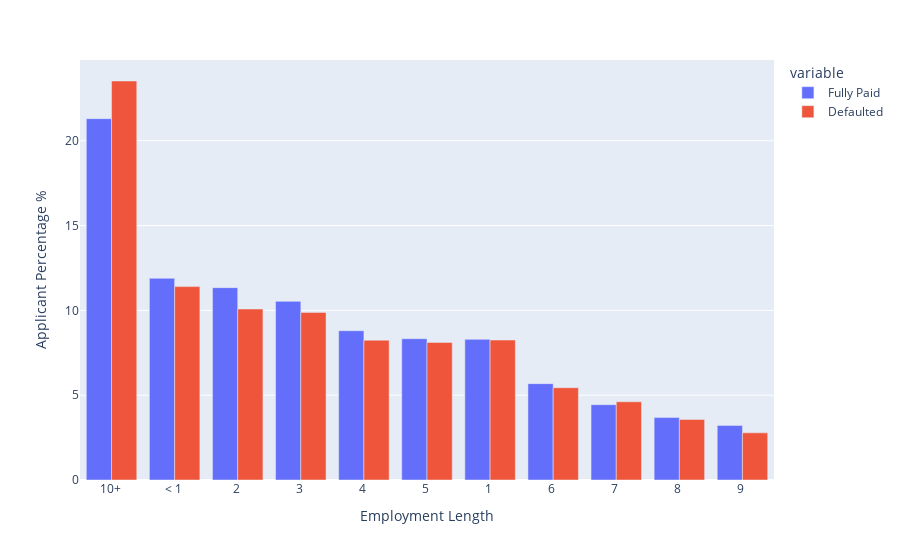

The notebook cell this image was saved under:
### Code cell
fig = px.bar(data_emp[data_emp.index!='nan'], x=data_emp[data_emp.index!='nan'].index, y=['Fully Paid','Defaulted'],
             labels={'x':'Employment Length', 'value': 'Applicant Percentage %'}, barmode='group')
fig.show()

### Figure 1 — Plotly figure (JSON) as saved in the notebook; plotly's stock layout.template omitted (floating-point values rounded to 4 significant figures)
{"data": [{"alignmentgroup": "True", "hovertemplate": "variable=Fully Paid<br>Employment Length=%{x}<br>Applicant Percentage %=%{y}<extra></extra>", "legendgroup": "Fully Paid", "marker": {"color": "#636efa", "pattern": {"shape": ""}}, "name": "Fully Paid", "offsetgroup": "Fully Paid", "orientation": "v", "showlegend": true, "textposition": "auto", "type": "bar", "x": ["10+ ", "< 1 ", "2 ", "3 ", "4 ", "5 ", "1 ", "6 ", "7 ", "8 ", "9 "], "xaxis": "x", "y": [21.3, 11.89, 11.34, 10.53, 8.8, 8.33, 8.29, 5.68, 4.44, 3.68, 3.22], "yaxis": "y"}, {"alignmentgroup": "True", "hovertemplate": "variable=Defaulted<br>Employment Length=%{x}<br>Applicant Percentage %=%{y}<extra></extra>", "legendgroup": "Defaulted", "marker": {"color": "#EF553B", "pattern": {"shape": ""}}, "name": "Defaulted", "offsetgroup": "Defaulted", "orientation": "v", "showlegend": true, "textposition": "auto", "type": "bar", "x": ["10+ ", "< 1 ", "2 ", "3 ", "4 ", "5 ", "1 ", "6 ", "7 ", "8 ", "9 "], "xaxis": "x", "y": [23.52, 11.4, 10.08, 9.88, 8.24, 8.11, 8.25, 5.44, 4.61, 3.57, 2.78], "yaxis": "y"}], "layout": {"barmode": "group", "legend": {"title": {"text": "variable"}, "tracegroupgap": 0}, "margin": {"t": 60}, "xaxis": {"anchor": "y", "domain": [0, 1], "title": {"text": "Employment Length"}}, "yaxis": {"anchor": "x", "domain": [0, 1], "title": {"text": "Applicant Percentage %"}}}}
